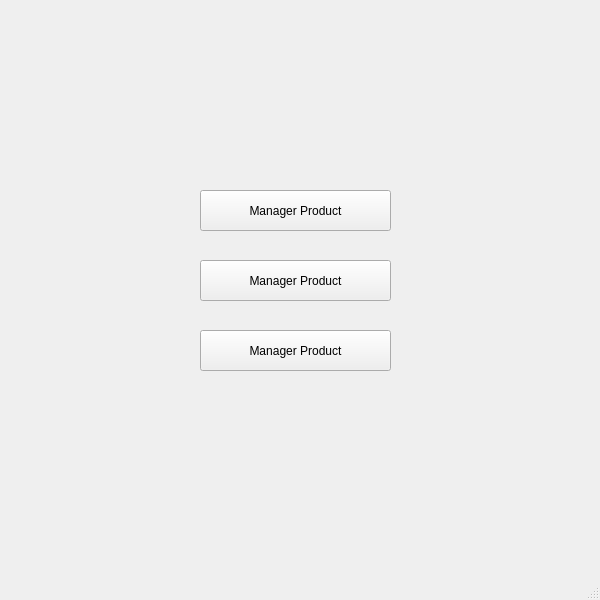
<?xml version="1.0" encoding="UTF-8"?>
<ui version="4.0">
 <class>MiniSupermarKetmanagement</class>
 <widget class="QMainWindow" name="MiniSupermarKetmanagement">
  <property name="geometry">
   <rect>
    <x>0</x>
    <y>0</y>
    <width>600</width>
    <height>600</height>
   </rect>
  </property>
  <property name="windowTitle">
   <string>MiniSupermarKetmanagement</string>
  </property>
  <widget class="QWidget" name="centralwidget">
   <widget class="QPushButton" name="pushButton">
    <property name="geometry">
     <rect>
      <x>200</x>
      <y>190</y>
      <width>191</width>
      <height>41</height>
     </rect>
    </property>
    <property name="text">
     <string>Manager Product</string>
    </property>
   </widget>
   <widget class="QPushButton" name="pushButton_2">
    <property name="geometry">
     <rect>
      <x>200</x>
      <y>260</y>
      <width>191</width>
      <height>41</height>
     </rect>
    </property>
    <property name="text">
     <string>Manager Product</string>
    </property>
   </widget>
   <widget class="QPushButton" name="pushButton_3">
    <property name="geometry">
     <rect>
      <x>200</x>
      <y>330</y>
      <width>191</width>
      <height>41</height>
     </rect>
    </property>
    <property name="text">
     <string>Manager Product</string>
    </property>
   </widget>
  </widget>
  <widget class="QMenuBar" name="menubar">
   <property name="geometry">
    <rect>
     <x>0</x>
     <y>0</y>
     <width>600</width>
     <height>21</height>
    </rect>
   </property>
  </widget>
  <widget class="QStatusBar" name="statusbar"/>
 </widget>
 <resources/>
 <connections/>
</ui>
